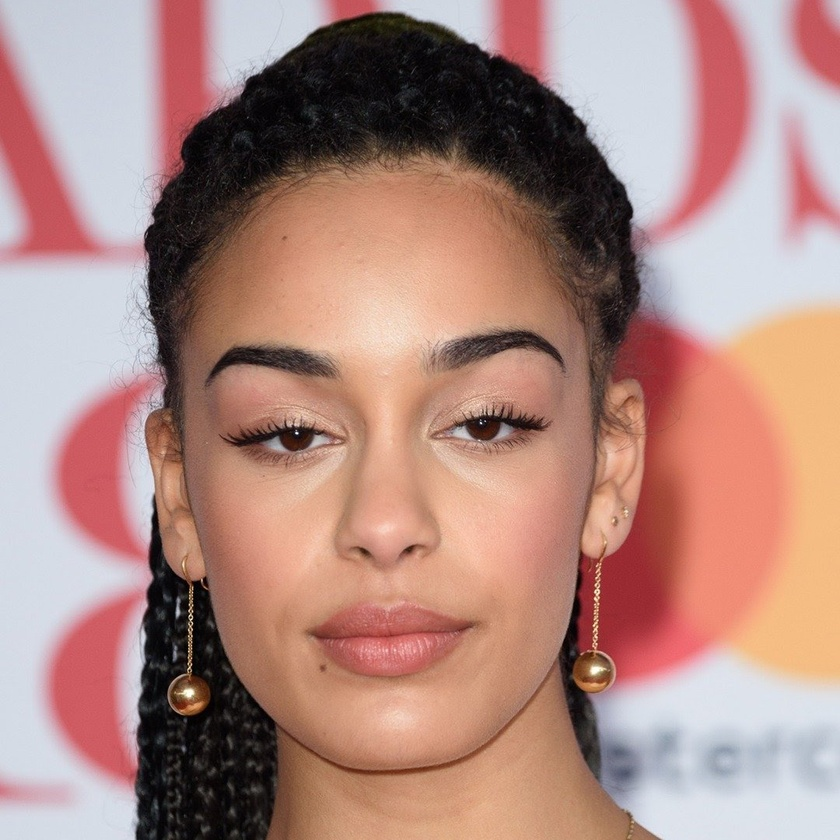
#> input picture image1.jpg, 840 x 840 px, shrunk from 1080 x 1080 before the run
$ python image_manipulation.py
#> lines starting #> are read from the running program, lines starting #| are printed output that depends on the picture; after the words box and inside, x2 and y2 are one past the last pixel; in counts of white or black regions, pixels touching at a corner belong together
import cv2
import numpy as np
# Load the input images
img1 = cv2.imread('image1.jpg')
#> img1 is the input picture: shape (840, 840, 3); mean B, G, R 129, 136.9, 175.4
img2 = cv2.imread('image2.jpg')
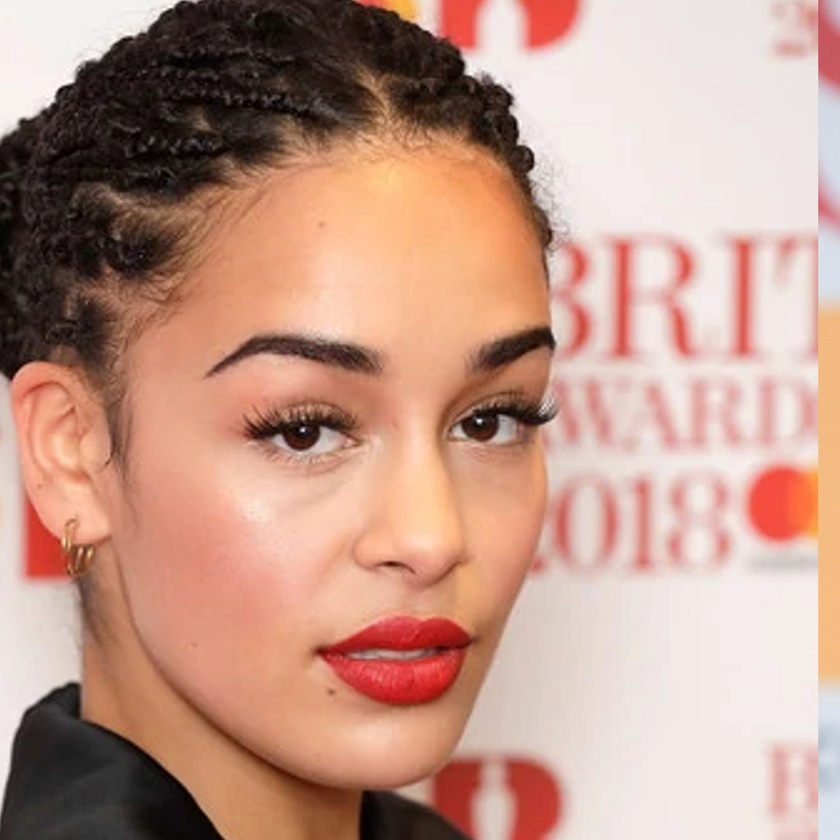
#> input picture image2.jpg, 840 x 840 px, shrunk from 1080 x 1080 before the run
#> img2 is the input picture: shape (840, 840, 3); mean B, G, R 137.3, 152.6, 192.8
# Load the Haar Cascade Classifier for face detection
face_cascade = cv2.CascadeClassifier('haarcascade_frontalface_default.xml')
eye_cascade = cv2.CascadeClassifier('haarcascade_eye.xml')

# Convert the input images to grayscale for face detection
gray1 = cv2.cvtColor(img1, cv2.COLOR_BGR2GRAY)
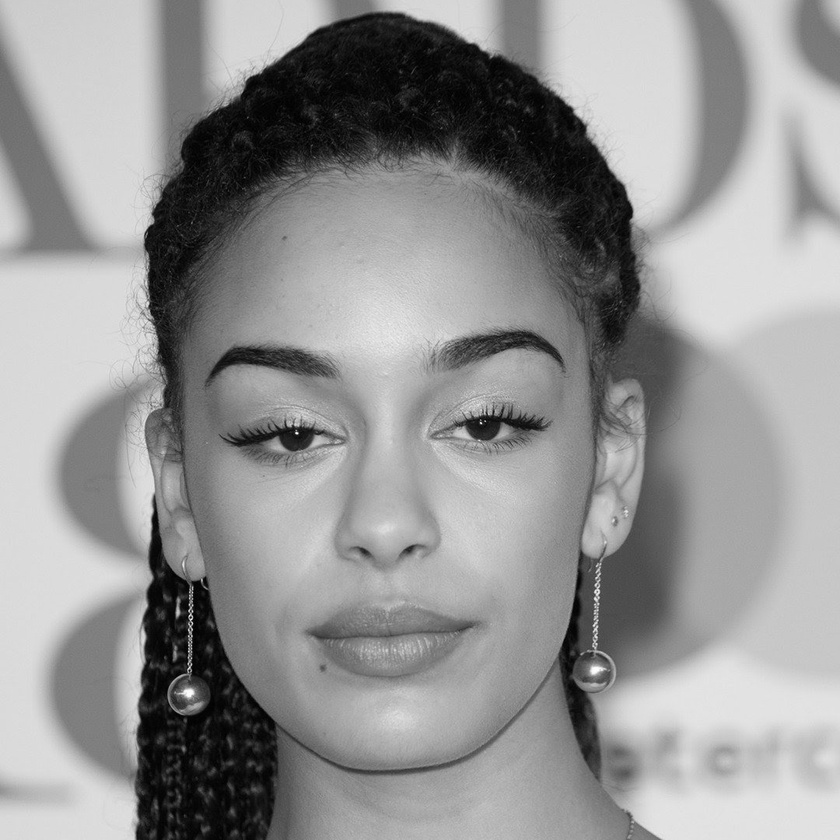
#> gray1: shape (840, 840); min 0, max 254, mean 147.5
gray2 = cv2.cvtColor(img2, cv2.COLOR_BGR2GRAY)
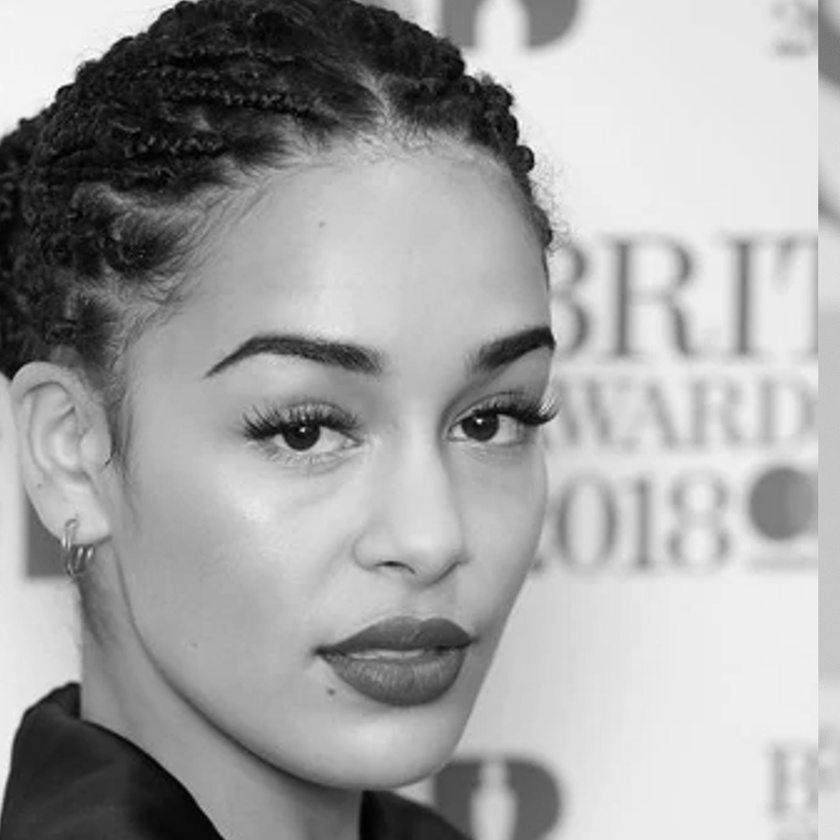
#> gray2: shape (840, 840); min 0, max 254, mean 162.9
# Detect faces in the input images
faces1 = face_cascade.detectMultiScale(gray1, scaleFactor=1.1, minNeighbors=5)
#> faces1 = [[123, 213, 541, 541]]
faces2 = face_cascade.detectMultiScale(gray2, scaleFactor=1.1, minNeighbors=5)
#> faces2 = [[93, 185, 607, 607]]
# Extract facial features from each detected face in image 1
for (x, y, w, h) in faces1:
    roi_gray = gray1[y:y+h, x:x+w]
    roi_color = img1[y:y+h, x:x+w]
    eyes = eye_cascade.detectMultiScale(roi_gray)
    for (ex, ey, ew, eh) in eyes:
        eye_roi_gray = roi_gray[ey:ey+eh, ex:ex+ew]
#> this loop made 1 pass
#> pass 1, `roi_color = img1[y:y+h, x:x+w]`:
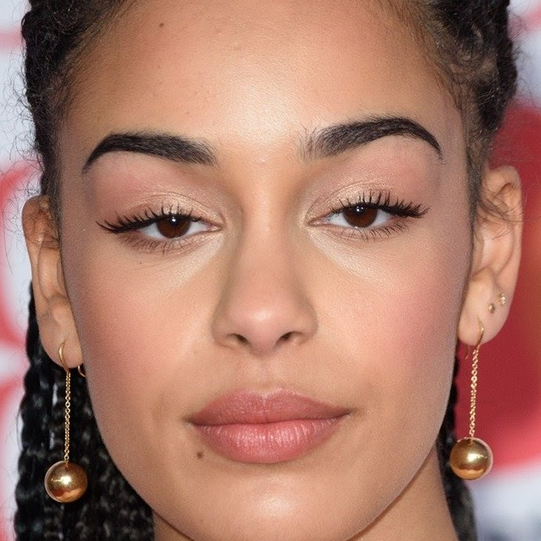
#> roi_color: shape (541, 541, 3); mean B, G, R 105.8, 121.6, 169.3
# Merge the facial features from image 1 and image 2
for (x, y, w, h) in faces2:
    roi_gray = gray2[y:y+h, x:x+w]
    roi_color = img2[y:y+h, x:x+w]
    eyes = eye_cascade.detectMultiScale(roi_gray)
    for (ex, ey, ew, eh) in eyes:
        eye_roi_gray = roi_gray[ey:ey+eh, ex:ex+ew]
        eye_roi_color = roi_color[ey:ey+eh, ex:ex+ew]
        img1[y+ey:y+ey+eh, x+ex:x+ex+ew] = eye_roi_color
#> this loop made 1 pass
#> pass 1, `roi_gray = gray2[y:y+h, x:x+w]`:
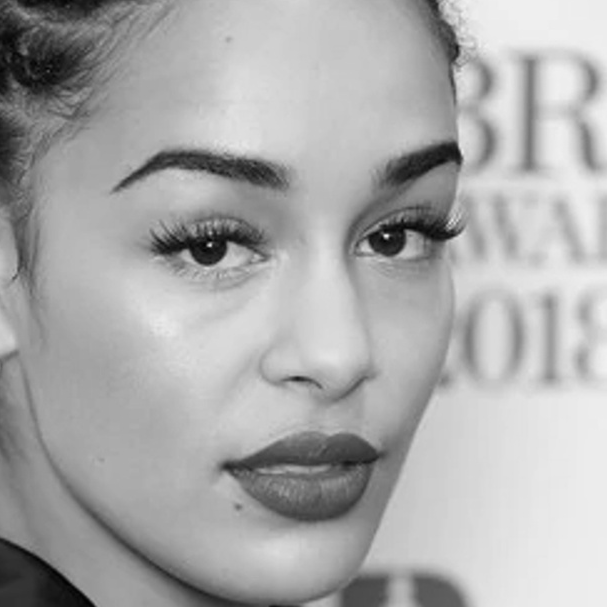
#> roi_gray: shape (607, 607); min 2, max 240, mean 170.3
#> pass 1, `roi_color = img2[y:y+h, x:x+w]`:
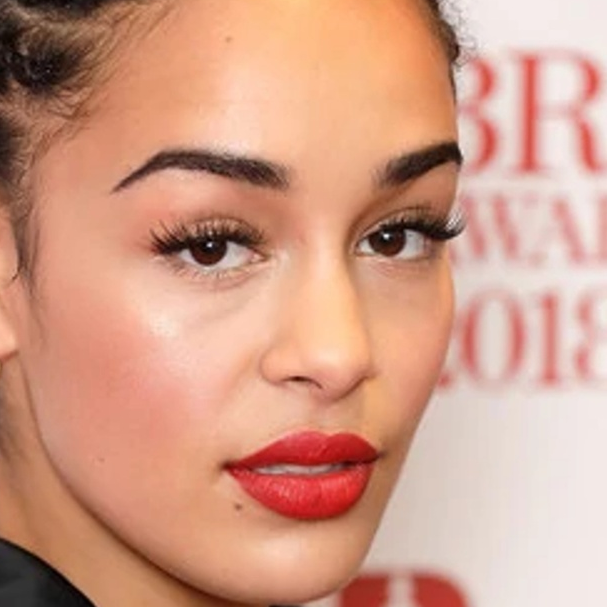
#> roi_color: shape (607, 607, 3); mean B, G, R 135.6, 157, 209.7
#> after the loop:
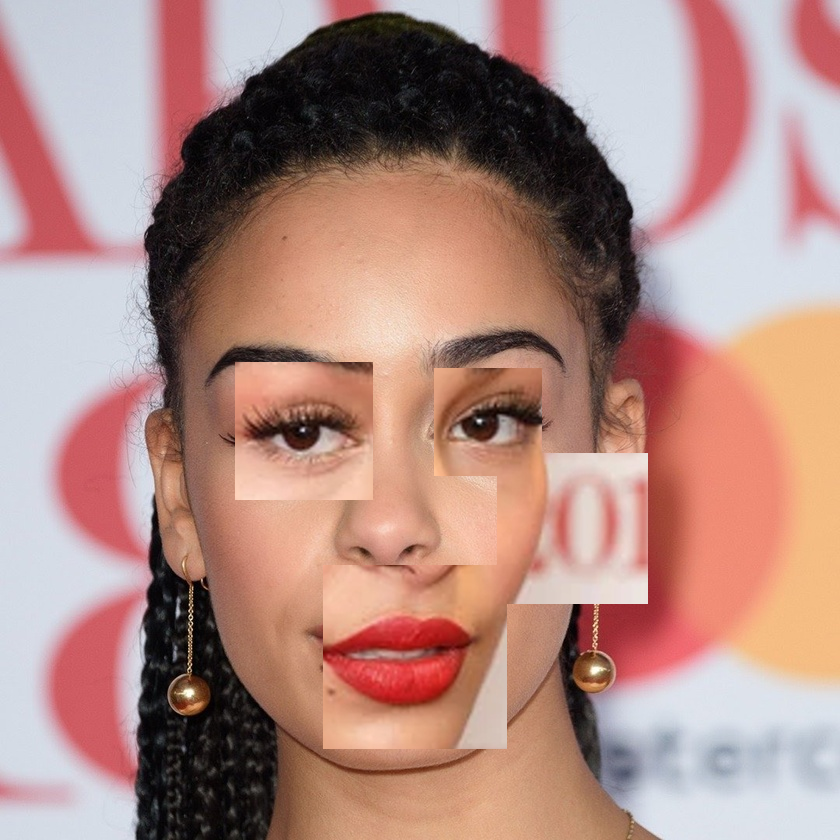
#> img1: shape (840, 840, 3); 12.18% of pixels changed, all inside (x1, y1, x2, y2) = (235, 362, 648, 749)
# Display the output image
cv2.imshow('Output Image', img1)
cv2.waitKey(0)
cv2.destroyAllWindows()
